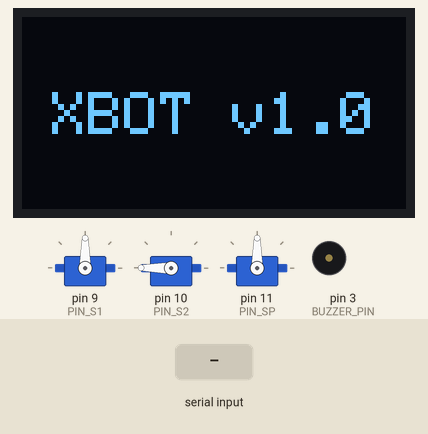
Bench run of a sketch on a simulated Arduino Uno, built with avr-gcc and run on an emulated ATmega328P. Parts: 128×64 one-colour display, 3 × servo, buzzer (waves = sounding). The inputs (shaded band) are chosen by the test bench.

Above: at 2.2 s.
2.3 s: "MSG,\n" received over Serial
At 3.3 s:
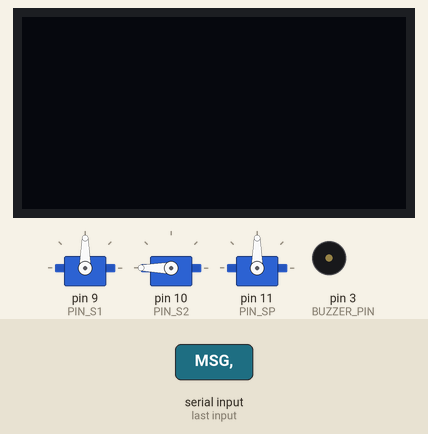
3.8 s: "A,90,45,200\n" received over Serial
At 4.6 s:
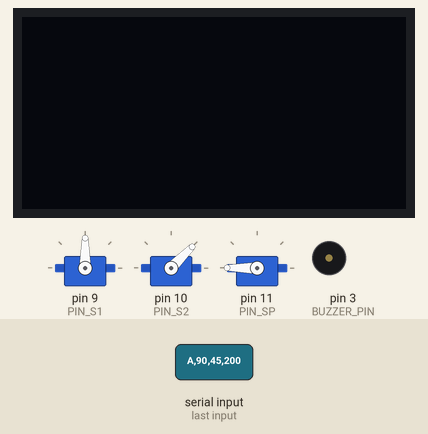
5.7 s: "MOVE\n" received over Serial
At 6.9 s:
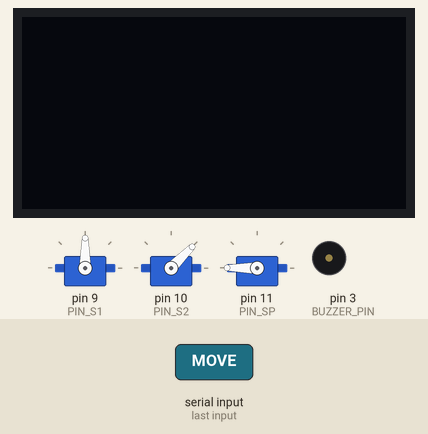
7.2 s: "LOSE\n" received over Serial
At 10.0 s:
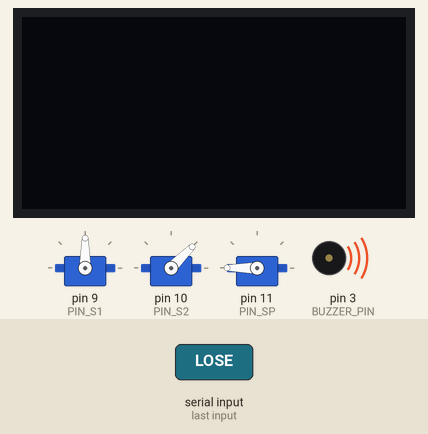
10.2 s: "WIN\n" received over Serial
Timing chart, 0 to 14.2 s (numbered marks = the images above; inputs shaded):
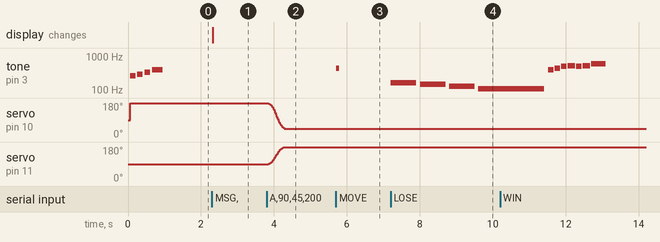

Measured:
- after the input at 2.3 s, the display: changes at once (image 1)
- after the input at 3.8 s, servo on pin 10 (PIN_S2): moves from 180° to 45° over 0.45 s, starting at once; servo on pin 11 (PIN_SP): moves from 90° to 180° over 0.45 s, starting at once
- after the input at 5.7 s, tone on pin 3 (BUZZER_PIN): silent → 440 Hz at once, → silent 0.08 s later
- after the input at 7.2 s, tone on pin 3 (BUZZER_PIN): plays 165 Hz for 0.70 s, 147 Hz for 0.70 s, 131 Hz for 0.70 s, 110 Hz for 0.59 s, starting at once

The sketch:

arduino_xbot.ino
```cpp
#include <Servo.h> //A,90,180,180
#include <Wire.h>
#include <Adafruit_GFX.h>
#include <Adafruit_SSD1306.h>

// --- Servi ---
Servo s1, s2, sp;

// --- Oled --
#define SCREEN_WIDTH 128
#define SCREEN_HEIGHT 64
Adafruit_SSD1306 display(SCREEN_WIDTH, SCREEN_HEIGHT, &Wire, -1);

// --- Pin ---
#define BUZZER_PIN 3
const int PIN_S1 = 9;
const int PIN_S2 = 10;
const int PIN_SP = 11;

// Posizione corrente e target
float cur1 = 90, cur2 = 90, curp = 90;
float target1 = 90, target2 = 90, targetp = 90;

// Posizioni iniziali per interpolazione
float start1 = 90, start2 = 90, startp = 90;

// Timing per interpolazione
unsigned long moveStartMillis = 0;
const unsigned long moveDuration = 500; // tempo per completare il movimento in ms

// =============================================================
// --- OLED Helper ---
// --- Stato logo ---
bool logoShown = true;   // all'inizio sì

void Logo(){
  display.clearDisplay();
  display.setTextSize(2.5);
  display.setTextColor(SSD1306_WHITE);
  display.setCursor(10, 25);
  display.println("XBOT v1.0"); display.display();
}

void showMessage(String msg, int x, int y, float z) {
  display.clearDisplay();
  display.setTextSize(z);
  display.setTextColor(SSD1306_WHITE);
  display.setCursor(x, y);
  display.println(msg);
  display.display();
}


// =============================================================
// --- Musiche ---
void playStartup() {
  int melody[] = {262, 294, 330, 392};
  int duration[] = {150, 150, 150, 300};
  for (int i = 0; i < 4; i++) {
    tone(BUZZER_PIN, melody[i], duration[i]);
    delay(duration[i] + 50);
  }
}

void playWin() {
  int melody[] = {392, 440, 494, 523, 494, 523, 587};
  int duration[] = {150, 150, 150, 200, 150, 200, 400};
  for (int i = 0; i < 7; i++) {
    tone(BUZZER_PIN, melody[i], duration[i]);
    delay(duration[i] + 30);
  }
}

void playGameOver() {
  // Note in Hz
  int melody[] = {165, 147, 131, 110}; // Mi3, Re3, Do3, La2
  int duration[] = {700, 700, 700, 1800}; // prime 3 lente, ultima molto lunga

  for (int i = 0; i < 4; i++) {
    tone(BUZZER_PIN, melody[i], duration[i]);
    delay(duration[i] + 100); // pausa tra le note
    noTone(BUZZER_PIN);
  }
}

void playMove() {
  tone(BUZZER_PIN, 440, 80);
  delay(100);
}

// =============================================================

void setup() {
  Serial.begin(115200);

  // OLED
  if (!display.begin(SSD1306_SWITCHCAPVCC, 0x3C)) {
    for (;;);
  }
  display.clearDisplay();
  Logo();

  s1.attach(PIN_S1);
  s2.attach(PIN_S2);
  sp.attach(PIN_SP);

  // Imposta posizioni iniziali dei servo
  cur1 = 90;
  cur2 = 180;
  curp = 90;
  s1.write(cur1);
  s2.write(cur2);
  sp.write(curp);

 playStartup();   // Musica all'accensione

  // --- Comando iniziale A,90,180,90 ---
  start1 = cur1;
  start2 = cur2;
  startp = curp;

  target1 = 90;
  target2 = 180;
  targetp = 90;

  moveStartMillis = millis();
}

void loop() {
  // 1️⃣ Leggi seriale in modo non bloccante
  if (Serial.available()) {
    String line = Serial.readStringUntil('\n');
    line.trim();
    if (line.length() > 0 && line.charAt(0) == 'A') {
      int a1=90, a2=180, ap=0;
      if (sscanf(line.c_str(),"A,%d,%d,%d",&a1,&a2,&ap) == 3) {
        start1 = cur1;
        start2 = cur2;
        startp = curp;

        target1 = constrain(a1, 0, 180);
        target2 = constrain(a2, 0, 180);
        targetp = constrain(ap, 0, 180);

        moveStartMillis = millis();
      }
    }
    else if (line.startsWith("MOVE")) {
      playMove();
    }
    else if (line.startsWith("WIN")) {
      playWin();
    }
    else if (line.startsWith("LOSE")) {
      playGameOver();
    }
    else if (line.startsWith("MSG,")) {
      // Trova le ultime 3 virgole
      int lastComma = line.lastIndexOf(',');
      int secondLast = line.lastIndexOf(',', lastComma - 1);
      int thirdLast = line.lastIndexOf(',', secondLast - 1);

      // Messaggio fino alla terza virgola
      String msg = line.substring(4, thirdLast);

      // Coordinate e dimensione
      int x = line.substring(thirdLast + 1, secondLast).toInt();
      int y = line.substring(secondLast + 1, lastComma).toInt();
      float z = line.substring(lastComma + 1).toInt();

      showMessage(msg, x, y, z);
    }
  }

  unsigned long now = millis();
  float t = float(now - moveStartMillis) / moveDuration;
  t = constrain(t, 0.0, 1.0); // Assicura che non si superi il 100%

  // Ottieni il fattore di movimento "curvato" dalla funzione
  float eased = easeInOut(t);

  // Calcola la nuova posizione interpolata
  // Formula: Posizione = Partenza + (DistanzaTotale * FattoreEased)
  cur1 = start1 + (target1 - start1) * eased;
  cur2 = start2 + (target2 - start2) * eased;
  curp = startp + (targetp - startp) * eased;

  // Invia il comando ai servomotori
  s1.write(round(cur1));
  s2.write(round(cur2));
  sp.write(round(curp));

  delay(10); // loop veloce ma non al massimo della CPU
}

// Funzione di easing in-out per movimento fluido
float easeInOut(float t) {
  // Se t < 0.5 (prima metà): Accelera con formula 2*t^2
  // Se t >= 0.5 (seconda metà): Decelera invertendo la parabola
  return t<0.5 ? 2*t*t : -1 + (4 - 2*t)*t;
}
```
